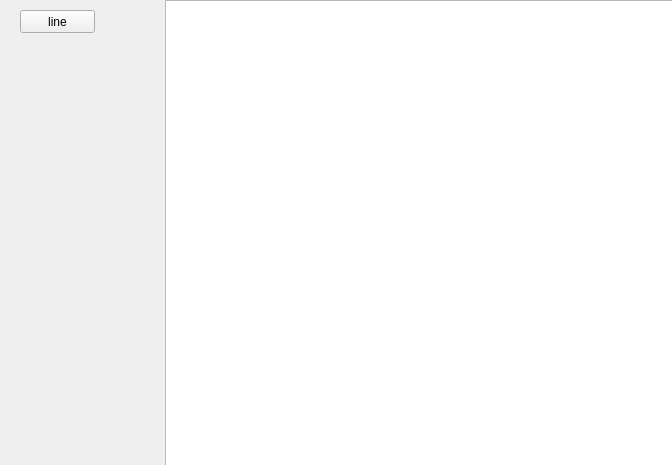
<?xml version="1.0" encoding="UTF-8"?>
<ui version="4.0">
 <class>GestEditor</class>
 <widget class="QWidget" name="GestEditor">
  <property name="geometry">
   <rect>
    <x>0</x>
    <y>0</y>
    <width>672</width>
    <height>465</height>
   </rect>
  </property>
  <property name="windowTitle">
   <string>GestEditor</string>
  </property>
  <widget class="QGraphicsView" name="graphicsView">
   <property name="geometry">
    <rect>
     <x>165</x>
     <y>0</y>
     <width>511</width>
     <height>471</height>
    </rect>
   </property>
  </widget>
  <widget class="QPushButton" name="drawLineButton">
   <property name="geometry">
    <rect>
     <x>20</x>
     <y>10</y>
     <width>75</width>
     <height>23</height>
    </rect>
   </property>
   <property name="text">
    <string>line</string>
   </property>
  </widget>
 </widget>
 <layoutdefault spacing="6" margin="11"/>
 <resources/>
 <connections/>
</ui>
